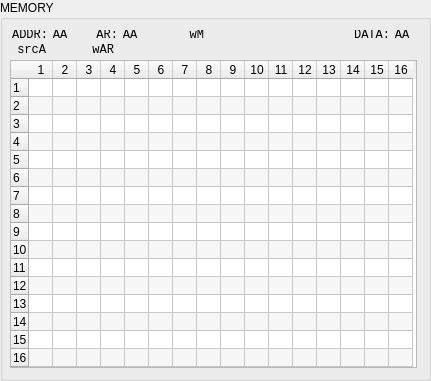
   <widget class="QGroupBox" name="gMEMORY">
    <property name="geometry">
     <rect>
      <x>250</x>
      <y>110</y>
      <width>431</width>
      <height>381</height>
     </rect>
    </property>
    <property name="styleSheet">
     <string notr="true"/>
    </property>
    <property name="title">
     <string>MEMORY</string>
    </property>
    <widget class="QTableWidget" name="tblRAM">
     <property name="geometry">
      <rect>
       <x>10</x>
       <y>60</y>
       <width>407</width>
       <height>308</height>
      </rect>
     </property>
     <property name="frameShape">
      <enum>QFrame::StyledPanel</enum>
     </property>
     <property name="frameShadow">
      <enum>QFrame::Sunken</enum>
     </property>
     <property name="alternatingRowColors">
      <bool>true</bool>
     </property>
     <property name="selectionMode">
      <enum>QAbstractItemView::SingleSelection</enum>
     </property>
     <property name="rowCount">
      <number>16</number>
     </property>
     <property name="columnCount">
      <number>16</number>
     </property>
     <attribute name="horizontalHeaderDefaultSectionSize">
      <number>24</number>
     </attribute>
     <attribute name="verticalHeaderDefaultSectionSize">
      <number>18</number>
     </attribute>
     <row/>
     <row/>
     <row/>
     <row/>
     <row/>
     <row/>
     <row/>
     <row/>
     <row/>
     <row/>
     <row/>
     <row/>
     <row/>
     <row/>
     <row/>
     <row/>
     <column/>
     <column/>
     <column/>
     <column/>
     <column/>
     <column/>
     <column/>
     <column/>
     <column/>
     <column/>
     <column/>
     <column/>
     <column/>
     <column/>
     <column/>
     <column/>
    </widget>
    <widget class="QLabel" name="MEM_ADDR">
     <property name="geometry">
      <rect>
       <x>50</x>
       <y>30</y>
       <width>20</width>
       <height>10</height>
      </rect>
     </property>
     <property name="font">
      <font>
       <family>Monospace</family>
       <pointsize>9</pointsize>
      </font>
     </property>
     <property name="text">
      <string>AA</string>
     </property>
     <property name="alignment">
      <set>Qt::AlignCenter</set>
     </property>
    </widget>
    <widget class="QLabel" name="MEM_DATA">
     <property name="geometry">
      <rect>
       <x>392</x>
       <y>30</y>
       <width>20</width>
       <height>10</height>
      </rect>
     </property>
     <property name="font">
      <font>
       <family>Monospace</family>
       <pointsize>9</pointsize>
      </font>
     </property>
     <property name="text">
      <string>AA</string>
     </property>
     <property name="alignment">
      <set>Qt::AlignCenter</set>
     </property>
    </widget>
    <widget class="QLabel" name="label_24">
     <property name="geometry">
      <rect>
       <x>8</x>
       <y>30</y>
       <width>40</width>
       <height>10</height>
      </rect>
     </property>
     <property name="font">
      <font>
       <family>Monospace</family>
       <pointsize>9</pointsize>
      </font>
     </property>
     <property name="text">
      <string>ADDR:</string>
     </property>
     <property name="alignment">
      <set>Qt::AlignRight|Qt::AlignTrailing|Qt::AlignVCenter</set>
     </property>
    </widget>
    <widget class="QLabel" name="label_25">
     <property name="geometry">
      <rect>
       <x>350</x>
       <y>30</y>
       <width>40</width>
       <height>10</height>
      </rect>
     </property>
     <property name="font">
      <font>
       <family>Monospace</family>
       <pointsize>9</pointsize>
      </font>
     </property>
     <property name="text">
      <string>DATA:</string>
     </property>
     <property name="alignment">
      <set>Qt::AlignRight|Qt::AlignTrailing|Qt::AlignVCenter</set>
     </property>
    </widget>
    <widget class="QLabel" name="MEM_AR">
     <property name="geometry">
      <rect>
       <x>120</x>
       <y>30</y>
       <width>20</width>
       <height>10</height>
      </rect>
     </property>
     <property name="font">
      <font>
       <family>Monospace</family>
       <pointsize>9</pointsize>
      </font>
     </property>
     <property name="text">
      <string>AA</string>
     </property>
     <property name="alignment">
      <set>Qt::AlignCenter</set>
     </property>
    </widget>
    <widget class="QLabel" name="label_26">
     <property name="geometry">
      <rect>
       <x>78</x>
       <y>30</y>
       <width>40</width>
       <height>10</height>
      </rect>
     </property>
     <property name="font">
      <font>
       <family>Monospace</family>
       <pointsize>9</pointsize>
      </font>
     </property>
     <property name="text">
      <string>AR:</string>
     </property>
     <property name="alignment">
      <set>Qt::AlignRight|Qt::AlignTrailing|Qt::AlignVCenter</set>
     </property>
    </widget>
    <widget class="MLed" name="led_MEM_wAR">
     <property name="geometry">
      <rect>
       <x>120</x>
       <y>45</y>
       <width>10</width>
       <height>10</height>
      </rect>
     </property>
     <property name="text">
      <string/>
     </property>
     <property name="pixmap">
      <pixmap resource="assets.qrc">:/assets/leds/assets/leds/green_off.svg</pixmap>
     </property>
     <property name="scaledContents">
      <bool>true</bool>
     </property>
    </widget>
    <widget class="QLabel" name="label_22">
     <property name="geometry">
      <rect>
       <x>83</x>
       <y>40</y>
       <width>31</width>
       <height>20</height>
      </rect>
     </property>
     <property name="font">
      <font>
       <family>Monospace</family>
       <pointsize>9</pointsize>
      </font>
     </property>
     <property name="text">
      <string>wAR</string>
     </property>
     <property name="alignment">
      <set>Qt::AlignRight|Qt::AlignTrailing|Qt::AlignVCenter</set>
     </property>
    </widget>
    <widget class="QLabel" name="label_23">
     <property name="geometry">
      <rect>
       <x>15</x>
       <y>40</y>
       <width>31</width>
       <height>20</height>
      </rect>
     </property>
     <property name="font">
      <font>
       <family>Monospace</family>
       <pointsize>9</pointsize>
      </font>
     </property>
     <property name="text">
      <string>srcA</string>
     </property>
     <property name="alignment">
      <set>Qt::AlignRight|Qt::AlignTrailing|Qt::AlignVCenter</set>
     </property>
    </widget>
    <widget class="MLed" name="led_MEM_srcA">
     <property name="geometry">
      <rect>
       <x>52</x>
       <y>45</y>
       <width>10</width>
       <height>10</height>
      </rect>
     </property>
     <property name="text">
      <string/>
     </property>
     <property name="pixmap">
      <pixmap resource="assets.qrc">:/assets/leds/assets/leds/green_off.svg</pixmap>
     </property>
     <property name="scaledContents">
      <bool>true</bool>
     </property>
    </widget>
    <widget class="QLabel" name="label_27">
     <property name="geometry">
      <rect>
       <x>173</x>
       <y>30</y>
       <width>31</width>
       <height>10</height>
      </rect>
     </property>
     <property name="font">
      <font>
       <family>Monospace</family>
       <pointsize>9</pointsize>
      </font>
     </property>
     <property name="text">
      <string>wM</string>
     </property>
     <property name="alignment">
      <set>Qt::AlignRight|Qt::AlignTrailing|Qt::AlignVCenter</set>
     </property>
    </widget>
    <widget class="MLed" name="led_MEM_wM">
     <property name="geometry">
      <rect>
       <x>210</x>
       <y>30</y>
       <width>10</width>
       <height>10</height>
      </rect>
     </property>
     <property name="text">
      <string/>
     </property>
     <property name="pixmap">
      <pixmap resource="assets.qrc">:/assets/leds/assets/leds/green_off.svg</pixmap>
     </property>
     <property name="scaledContents">
      <bool>true</bool>
     </property>
    </widget>
   </widget>
